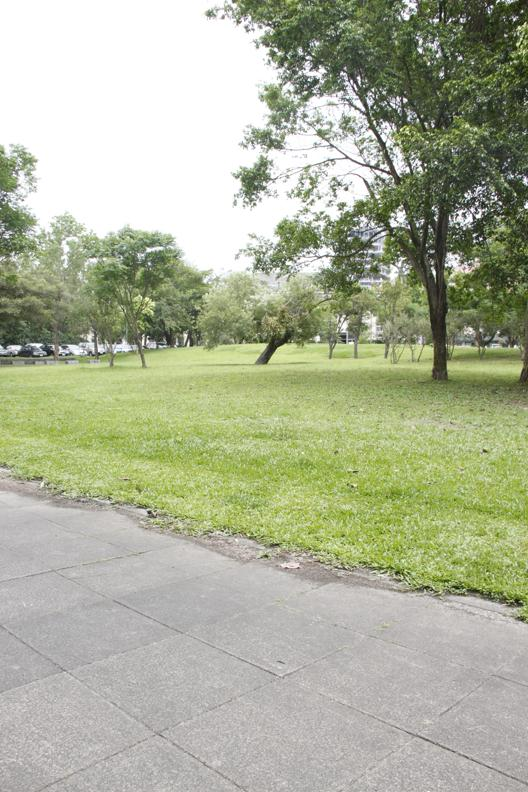
#> input picture Test-Images-Library/01.jpg, 528 x 792 px
$ python -i test.py   (imports and definitions only)
#> lines starting #> are read from the running program, lines starting #| are printed output that depends on the picture
#> further down, picture is the input picture: shape (792, 528, 3); mean B, G, R 152.8, 177.6, 172.2
import streamlit as st
import cv2
import numpy as np
from io import BytesIO
from PIL import Image
import matplotlib.pyplot as plt
from scipy import ndimage

# ============== Enhanced Stitching Functions ==============

# [13 lines left out: function validate_images, not called in this run]

def detect_and_describe(image, method="ORB", max_features=5000):
    """Detect and compute keypoints and descriptors"""
#> called with method = 'ORB', max_features = 5000
    gray = cv2.cvtColor(image, cv2.COLOR_BGR2GRAY)
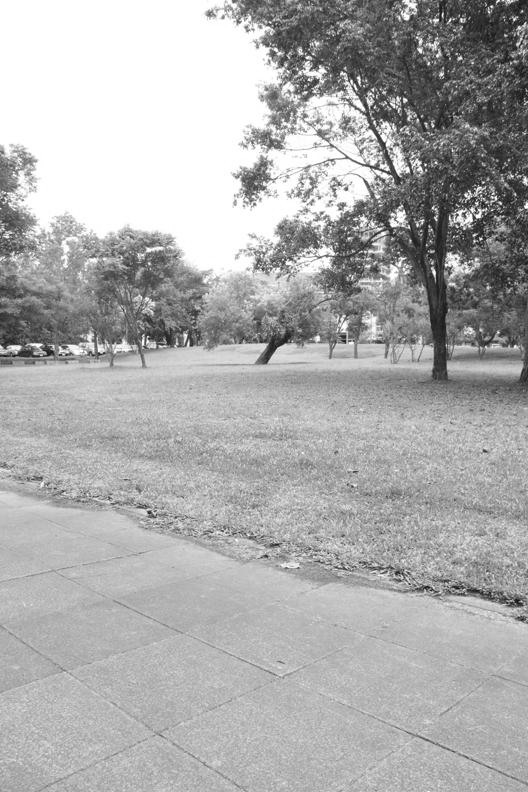
#> gray: shape (792, 528); min 14, max 255, mean 173.2

    if method == "SIFT":
        sift = cv2.SIFT_create(nfeatures=max_features)
        kps, features = sift.detectAndCompute(gray, None)
    elif method == "SURF":
        # Try to create SURF detector (requires opencv-contrib)
        try:
            surf = cv2.xfeatures2d.SURF_create(hessianThreshold=400)
            kps, features = surf.detectAndCompute(gray, None)
        except:
            # Fall back to SIFT if SURF not available
            sift = cv2.SIFT_create(nfeatures=max_features)
            kps, features = sift.detectAndCompute(gray, None)
    else:  # ORB
        orb = cv2.ORB_create(nfeatures=max_features)
        kps, features = orb.detectAndCompute(gray, None)
#> kps = 4925 keypoints; strongest (x, y, size): (474, 217, 31), (404, 99, 31), (476, 215, 31), (404, 101, 31)

    kps = np.float32([kp.pt for kp in kps])
#> kps = 4925 pairs, first value 34 to 496, second value 31 to 594
    return kps, features

# [715 lines left out: functions match_keypoints, compute_homography, create_mask, feather_blending, multi_band_blending, stitch_pair_with_blending and 8 more, not called in this run]

# Run the app
# [3 lines not run here, left out]

>>> import cv2
>>> picture = cv2.imread('Test-Images-Library/01.jpg')
>>> result = detect_and_describe(picture)
#> result = 2 point arrays, longest 4925 points

$ run again, on Test-Images-Library/03.jpg
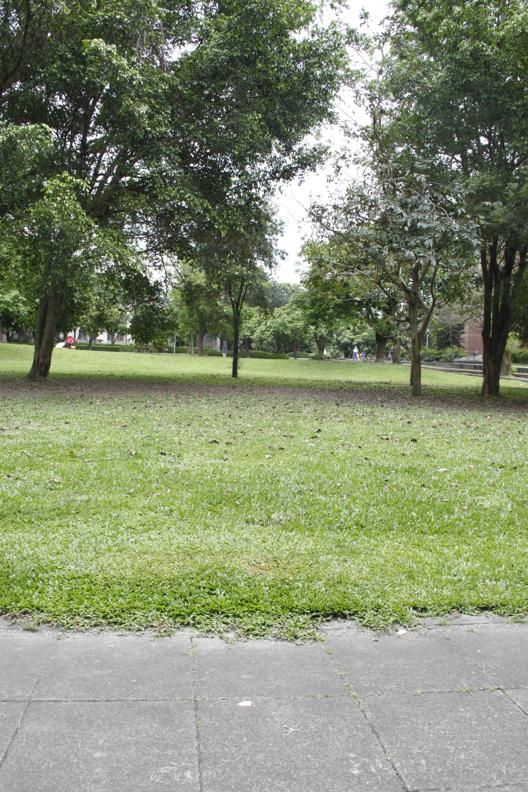
#> input picture Test-Images-Library/03.jpg, 528 x 792 px
#> picture is the input picture: shape (792, 528, 3); mean B, G, R 112.9, 141.3, 131.7
#> in detect_and_describe, `gray = cv2.cvtColor(image, cv2.COLOR_BGR2GRAY)`:
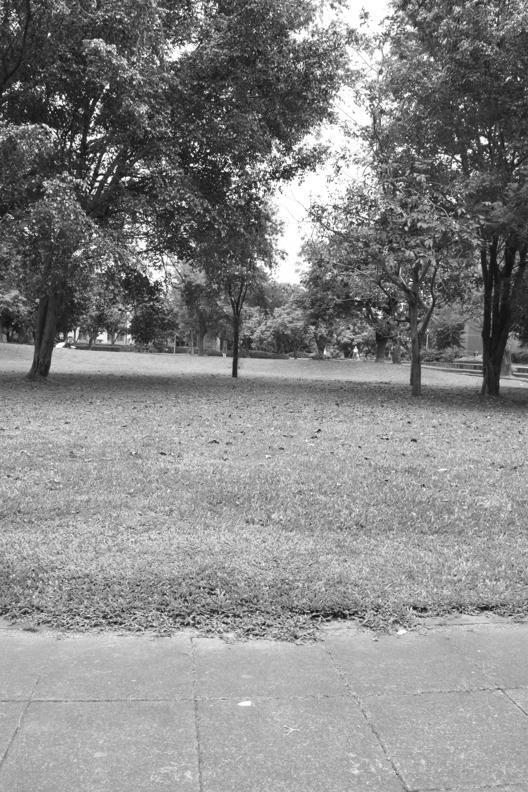
#> gray: shape (792, 528); min 1, max 255, mean 135.2
#> in detect_and_describe, `kps, features = orb.detectAndCompute(gray, None)`: kps = 4979 keypoints; strongest (x, y, size): (101, 176, 31), (69, 143, 31), (98, 178, 31), (95, 185, 31)
#> in detect_and_describe, `kps = np.float32([kp.pt for kp in kps])`: kps = 4979 pairs, first value 31 to 492, second value 31 to 641.4
#> result = 2 point arrays, longest 4979 points

$ run again, on Test-Images-Library/04.jpg
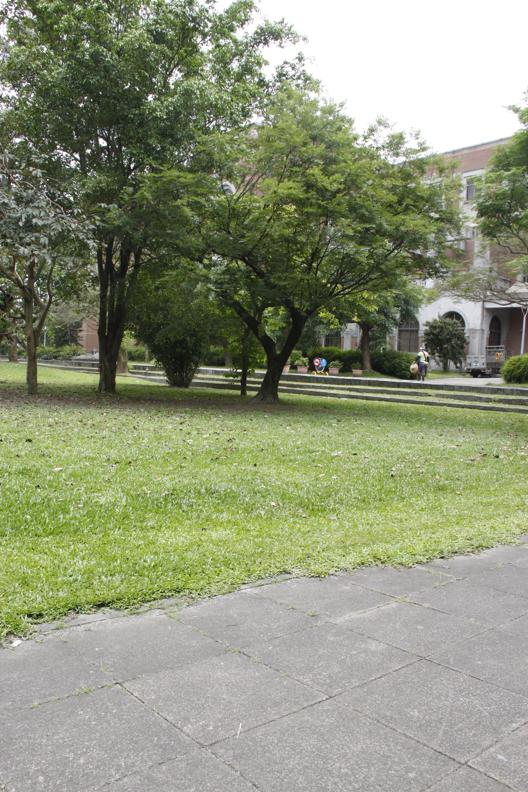
#> input picture Test-Images-Library/04.jpg, 528 x 792 px
#> picture is the input picture: shape (792, 528, 3); mean B, G, R 122.4, 149, 142.5
#> in detect_and_describe, `gray = cv2.cvtColor(image, cv2.COLOR_BGR2GRAY)`:
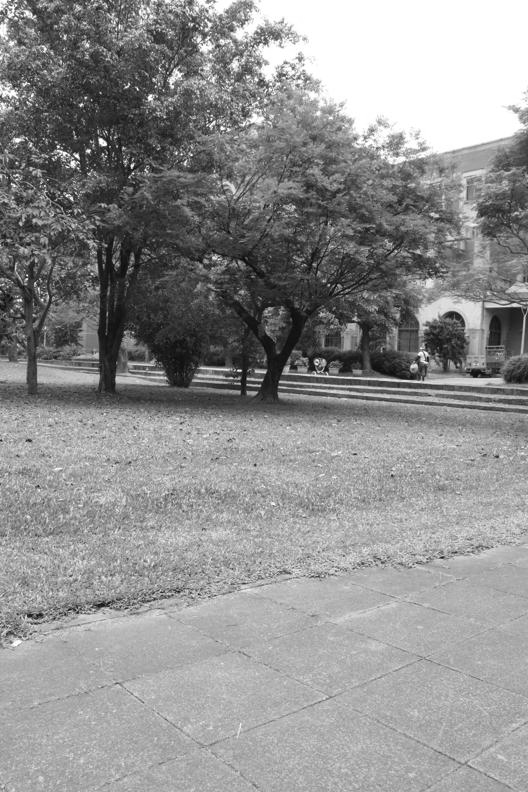
#> gray: shape (792, 528); min 4, max 255, mean 144
#> in detect_and_describe, `kps, features = orb.detectAndCompute(gray, None)`: kps = 4838 keypoints; strongest (x, y, size): (106, 144, 31), (104, 143, 37.2), (76, 155, 37.2), (102, 143, 53.6)
#> in detect_and_describe, `kps = np.float32([kp.pt for kp in kps])`: kps = 4838 pairs, first value 31 to 488.4, second value 31 to 631
#> result = 2 point arrays, longest 4838 points

$ run again, on Test-Images-Library/05.jpg
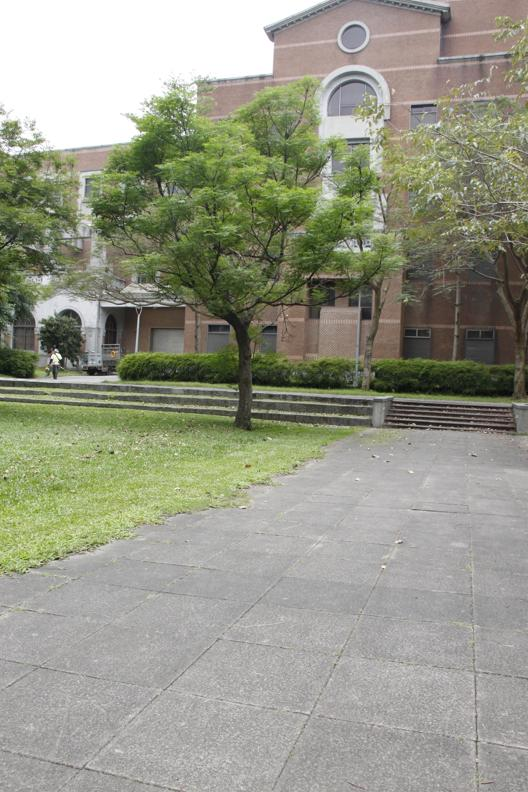
#> input picture Test-Images-Library/05.jpg, 528 x 792 px
#> picture is the input picture: shape (792, 528, 3); mean B, G, R 135.4, 151.7, 149.9
#> in detect_and_describe, `gray = cv2.cvtColor(image, cv2.COLOR_BGR2GRAY)`:
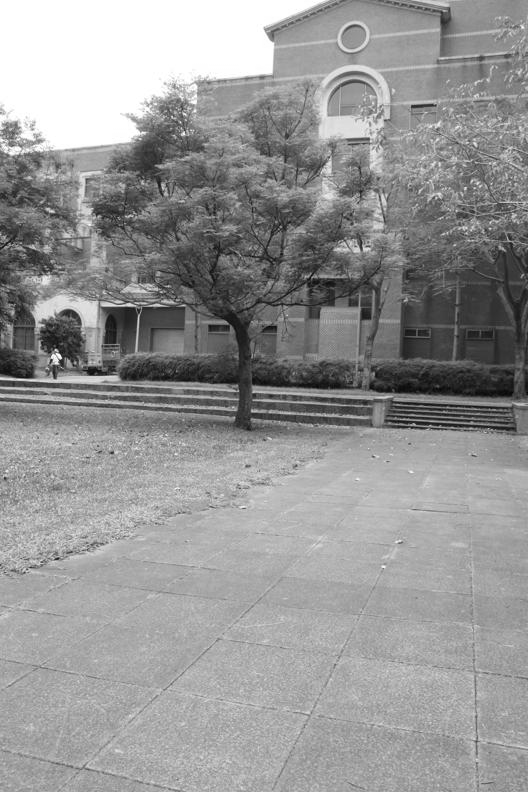
#> gray: shape (792, 528); min 1, max 255, mean 149.3
#> in detect_and_describe, `kps, features = orb.detectAndCompute(gray, None)`: kps = 4765 keypoints; strongest (x, y, size): (60, 357, 31), (60, 356, 37.2), (59, 360, 31), (56, 350, 31)
#> in detect_and_describe, `kps = np.float32([kp.pt for kp in kps])`: kps = 4765 pairs, first value 31 to 496, second value 34 to 741
#> result = 2 point arrays, longest 4765 points
